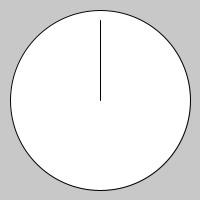
Frame 1 (no input)
Frame 60 (the mouse pressed at the canvas centre just before this capture): identical to frame 1, image omitted
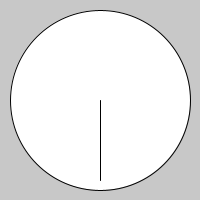
Frame 120 (the mouse held since frame 60 and released just before this capture)

The Processing sketch that drew these frames (run headless with seeded random() and noise(); from frame 60 on, the mouse is pressed at the canvas centre):

// Processing sketch: Aufgabe_2_1_p
// ── Aufgabe_2_1_p.pde
void setup() {
  size(200, 200);
  background(200);
}

void draw() {
  background(200);
  ellipse(100, 100, 180, 180);
  float angle = ((mouseY / float(height)) * TWO_PI) - HALF_PI;  // angle -> needed for cos and sin
  float x = 100 + cos(angle) * 80;
  float y = 100 + sin(angle) * 80;
  line(100, 100, x, y);
}
